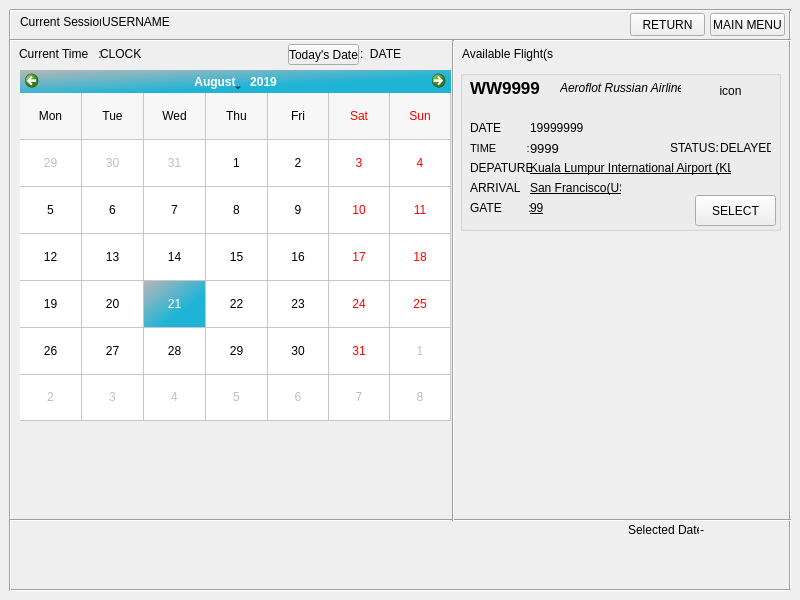
<?xml version="1.0" encoding="UTF-8"?>
<ui version="4.0">
 <class>Calendar</class>
 <widget class="QMainWindow" name="Calendar">
  <property name="geometry">
   <rect>
    <x>0</x>
    <y>0</y>
    <width>800</width>
    <height>600</height>
   </rect>
  </property>
  <property name="font">
   <font>
    <weight>50</weight>
    <bold>false</bold>
   </font>
  </property>
  <property name="windowTitle">
   <string>University Faclilities Management System (UFMS)</string>
  </property>
  <property name="documentMode">
   <bool>false</bool>
  </property>
  <widget class="QWidget" name="centralWidget">
   <widget class="QLabel" name="timedisplay">
    <property name="geometry">
     <rect>
      <x>100</x>
      <y>46</y>
      <width>111</width>
      <height>16</height>
     </rect>
    </property>
    <property name="text">
     <string>CLOCK</string>
    </property>
   </widget>
   <widget class="QCalendarWidget" name="calendarWidget">
    <property name="enabled">
     <bool>true</bool>
    </property>
    <property name="geometry">
     <rect>
      <x>20</x>
      <y>70</y>
      <width>431</width>
      <height>351</height>
     </rect>
    </property>
    <property name="font">
     <font>
      <weight>50</weight>
      <italic>false</italic>
      <bold>false</bold>
      <underline>false</underline>
     </font>
    </property>
    <property name="cursor">
     <cursorShape>PointingHandCursor</cursorShape>
    </property>
    <property name="acceptDrops">
     <bool>false</bool>
    </property>
    <property name="toolTip">
     <string>&lt;html&gt;&lt;head/&gt;&lt;body&gt;&lt;p&gt;&lt;br/&gt;&lt;/p&gt;&lt;/body&gt;&lt;/html&gt;</string>
    </property>
    <property name="whatsThis">
     <string/>
    </property>
    <property name="accessibleName">
     <string/>
    </property>
    <property name="autoFillBackground">
     <bool>true</bool>
    </property>
    <property name="styleSheet">
     <string notr="true">selection-background-color: qlineargradient(spread:pad, x1:0.624591, y1:0.647, x2:0, y2:0, stop:0 rgba(31, 180, 214, 255), stop:1 rgba(183, 183, 183, 255));


</string>
    </property>
    <property name="selectedDate">
     <date>
      <year>2019</year>
      <month>8</month>
      <day>21</day>
     </date>
    </property>
    <property name="minimumDate">
     <date>
      <year>2019</year>
      <month>1</month>
      <day>1</day>
     </date>
    </property>
    <property name="gridVisible">
     <bool>true</bool>
    </property>
    <property name="horizontalHeaderFormat">
     <enum>QCalendarWidget::ShortDayNames</enum>
    </property>
    <property name="verticalHeaderFormat">
     <enum>QCalendarWidget::NoVerticalHeader</enum>
    </property>
    <property name="navigationBarVisible">
     <bool>true</bool>
    </property>
    <property name="dateEditEnabled">
     <bool>true</bool>
    </property>
   </widget>
   <widget class="QLabel" name="userLabel">
    <property name="geometry">
     <rect>
      <x>20</x>
      <y>14</y>
      <width>81</width>
      <height>16</height>
     </rect>
    </property>
    <property name="text">
     <string>Current Session:</string>
    </property>
   </widget>
   <widget class="QLabel" name="datedisplay">
    <property name="geometry">
     <rect>
      <x>360</x>
      <y>46</y>
      <width>71</width>
      <height>16</height>
     </rect>
    </property>
    <property name="text">
     <string>:  DATE</string>
    </property>
   </widget>
   <widget class="QLabel" name="timecurrentLabel">
    <property name="geometry">
     <rect>
      <x>19</x>
      <y>46</y>
      <width>101</width>
      <height>16</height>
     </rect>
    </property>
    <property name="text">
     <string>Current Time   :</string>
    </property>
   </widget>
   <widget class="QPushButton" name="buttonmainmenu">
    <property name="geometry">
     <rect>
      <x>710</x>
      <y>13</y>
      <width>75</width>
      <height>23</height>
     </rect>
    </property>
    <property name="text">
     <string>MAIN MENU</string>
    </property>
    <property name="autoDefault">
     <bool>false</bool>
    </property>
    <property name="default">
     <bool>false</bool>
    </property>
    <property name="flat">
     <bool>false</bool>
    </property>
   </widget>
   <widget class="QLabel" name="dateselectLabel">
    <property name="geometry">
     <rect>
      <x>628</x>
      <y>522</y>
      <width>71</width>
      <height>16</height>
     </rect>
    </property>
    <property name="text">
     <string>Selected Date:</string>
    </property>
   </widget>
   <widget class="QLabel" name="dateselectedLabel">
    <property name="geometry">
     <rect>
      <x>700</x>
      <y>520</y>
      <width>91</width>
      <height>20</height>
     </rect>
    </property>
    <property name="text">
     <string>-</string>
    </property>
   </widget>
   <widget class="QPushButton" name="pushButton">
    <property name="geometry">
     <rect>
      <x>288</x>
      <y>44</y>
      <width>71</width>
      <height>21</height>
     </rect>
    </property>
    <property name="text">
     <string>Today's Date</string>
    </property>
   </widget>
   <widget class="Line" name="frame3">
    <property name="geometry">
     <rect>
      <x>780</x>
      <y>10</y>
      <width>20</width>
      <height>581</height>
     </rect>
    </property>
    <property name="orientation">
     <enum>Qt::Vertical</enum>
    </property>
   </widget>
   <widget class="Line" name="frame2">
    <property name="geometry">
     <rect>
      <x>10</x>
      <y>580</y>
      <width>781</width>
      <height>20</height>
     </rect>
    </property>
    <property name="orientation">
     <enum>Qt::Horizontal</enum>
    </property>
   </widget>
   <widget class="Line" name="frame1">
    <property name="geometry">
     <rect>
      <x>0</x>
      <y>10</y>
      <width>20</width>
      <height>581</height>
     </rect>
    </property>
    <property name="orientation">
     <enum>Qt::Vertical</enum>
    </property>
   </widget>
   <widget class="Line" name="frame4">
    <property name="geometry">
     <rect>
      <x>10</x>
      <y>0</y>
      <width>781</width>
      <height>20</height>
     </rect>
    </property>
    <property name="orientation">
     <enum>Qt::Horizontal</enum>
    </property>
   </widget>
   <widget class="QLabel" name="currentuser_lbl">
    <property name="geometry">
     <rect>
      <x>102</x>
      <y>14</y>
      <width>81</width>
      <height>16</height>
     </rect>
    </property>
    <property name="text">
     <string>USERNAME</string>
    </property>
   </widget>
   <widget class="Line" name="frame2_2">
    <property name="geometry">
     <rect>
      <x>10</x>
      <y>30</y>
      <width>781</width>
      <height>20</height>
     </rect>
    </property>
    <property name="orientation">
     <enum>Qt::Horizontal</enum>
    </property>
   </widget>
   <widget class="Line" name="frame2_3">
    <property name="geometry">
     <rect>
      <x>10</x>
      <y>510</y>
      <width>781</width>
      <height>20</height>
     </rect>
    </property>
    <property name="orientation">
     <enum>Qt::Horizontal</enum>
    </property>
   </widget>
   <widget class="Line" name="line">
    <property name="geometry">
     <rect>
      <x>443</x>
      <y>40</y>
      <width>20</width>
      <height>481</height>
     </rect>
    </property>
    <property name="orientation">
     <enum>Qt::Vertical</enum>
    </property>
   </widget>
   <widget class="QGroupBox" name="groupBox">
    <property name="geometry">
     <rect>
      <x>460</x>
      <y>70</y>
      <width>321</width>
      <height>161</height>
     </rect>
    </property>
    <property name="title">
     <string/>
    </property>
    <widget class="QLabel" name="regionlbl">
     <property name="geometry">
      <rect>
       <x>70</x>
       <y>110</y>
       <width>91</width>
       <height>16</height>
      </rect>
     </property>
     <property name="font">
      <font>
       <underline>true</underline>
      </font>
     </property>
     <property name="text">
      <string>San Francisco(US)</string>
     </property>
    </widget>
    <widget class="QLabel" name="flightnumlbl">
     <property name="geometry">
      <rect>
       <x>10</x>
       <y>10</y>
       <width>81</width>
       <height>16</height>
      </rect>
     </property>
     <property name="font">
      <font>
       <pointsize>13</pointsize>
       <weight>75</weight>
       <bold>true</bold>
      </font>
     </property>
     <property name="text">
      <string>WW9999</string>
     </property>
    </widget>
    <widget class="QLabel" name="airportlbl">
     <property name="geometry">
      <rect>
       <x>70</x>
       <y>90</y>
       <width>201</width>
       <height>16</height>
      </rect>
     </property>
     <property name="font">
      <font>
       <underline>true</underline>
      </font>
     </property>
     <property name="text">
      <string>Kuala Lumpur International Airport (KLIA)</string>
     </property>
    </widget>
    <widget class="QLabel" name="timelbl">
     <property name="geometry">
      <rect>
       <x>70</x>
       <y>70</y>
       <width>31</width>
       <height>16</height>
      </rect>
     </property>
     <property name="font">
      <font>
       <pointsize>10</pointsize>
      </font>
     </property>
     <property name="text">
      <string>9999</string>
     </property>
    </widget>
    <widget class="QLabel" name="airlinelbl">
     <property name="geometry">
      <rect>
       <x>100</x>
       <y>10</y>
       <width>121</width>
       <height>16</height>
      </rect>
     </property>
     <property name="font">
      <font>
       <italic>true</italic>
      </font>
     </property>
     <property name="text">
      <string>Aeroflot Russian Airlines</string>
     </property>
    </widget>
    <widget class="QLabel" name="flighticon">
     <property name="geometry">
      <rect>
       <x>230</x>
       <y>10</y>
       <width>81</width>
       <height>21</height>
      </rect>
     </property>
     <property name="text">
      <string>icon</string>
     </property>
     <property name="scaledContents">
      <bool>true</bool>
     </property>
     <property name="alignment">
      <set>Qt::AlignCenter</set>
     </property>
    </widget>
    <widget class="QLabel" name="gatenum">
     <property name="geometry">
      <rect>
       <x>70</x>
       <y>130</y>
       <width>16</width>
       <height>16</height>
      </rect>
     </property>
     <property name="font">
      <font>
       <underline>true</underline>
      </font>
     </property>
     <property name="text">
      <string>99</string>
     </property>
    </widget>
    <widget class="QLabel" name="status">
     <property name="geometry">
      <rect>
       <x>260</x>
       <y>70</y>
       <width>51</width>
       <height>16</height>
      </rect>
     </property>
     <property name="text">
      <string>DELAYED</string>
     </property>
    </widget>
    <widget class="QPushButton" name="btnflight">
     <property name="geometry">
      <rect>
       <x>235</x>
       <y>125</y>
       <width>81</width>
       <height>31</height>
      </rect>
     </property>
     <property name="text">
      <string>SELECT</string>
     </property>
    </widget>
    <widget class="QLabel" name="gatenumlbl">
     <property name="geometry">
      <rect>
       <x>10</x>
       <y>130</y>
       <width>61</width>
       <height>16</height>
      </rect>
     </property>
     <property name="text">
      <string>GATE        :</string>
     </property>
    </widget>
    <widget class="QLabel" name="regionlblname">
     <property name="geometry">
      <rect>
       <x>10</x>
       <y>110</y>
       <width>61</width>
       <height>16</height>
      </rect>
     </property>
     <property name="text">
      <string>ARRIVAL   :</string>
     </property>
    </widget>
    <widget class="QLabel" name="airportlblname">
     <property name="geometry">
      <rect>
       <x>10</x>
       <y>90</y>
       <width>61</width>
       <height>16</height>
      </rect>
     </property>
     <property name="text">
      <string>DEPATURE:</string>
     </property>
    </widget>
    <widget class="QLabel" name="timelblname">
     <property name="geometry">
      <rect>
       <x>10</x>
       <y>70</y>
       <width>61</width>
       <height>16</height>
      </rect>
     </property>
     <property name="font">
      <font>
       <pointsize>8</pointsize>
      </font>
     </property>
     <property name="text">
      <string>TIME          :</string>
     </property>
    </widget>
    <widget class="QLabel" name="statusname">
     <property name="geometry">
      <rect>
       <x>210</x>
       <y>70</y>
       <width>51</width>
       <height>16</height>
      </rect>
     </property>
     <property name="text">
      <string>STATUS:</string>
     </property>
    </widget>
    <widget class="QLabel" name="datetitle">
     <property name="geometry">
      <rect>
       <x>10</x>
       <y>50</y>
       <width>61</width>
       <height>16</height>
      </rect>
     </property>
     <property name="text">
      <string>DATE         :</string>
     </property>
    </widget>
    <widget class="QLabel" name="datelbl">
     <property name="geometry">
      <rect>
       <x>70</x>
       <y>48</y>
       <width>91</width>
       <height>20</height>
      </rect>
     </property>
     <property name="text">
      <string>19999999</string>
     </property>
    </widget>
   </widget>
   <widget class="QLabel" name="flightshow">
    <property name="geometry">
     <rect>
      <x>462</x>
      <y>46</y>
      <width>91</width>
      <height>16</height>
     </rect>
    </property>
    <property name="text">
     <string>Available Flight(s):</string>
    </property>
   </widget>
   <widget class="QPushButton" name="buttonreturn">
    <property name="geometry">
     <rect>
      <x>630</x>
      <y>13</y>
      <width>75</width>
      <height>23</height>
     </rect>
    </property>
    <property name="text">
     <string>RETURN</string>
    </property>
    <property name="autoDefault">
     <bool>false</bool>
    </property>
    <property name="default">
     <bool>false</bool>
    </property>
    <property name="flat">
     <bool>false</bool>
    </property>
   </widget>
   <zorder>timedisplay</zorder>
   <zorder>userLabel</zorder>
   <zorder>datedisplay</zorder>
   <zorder>timecurrentLabel</zorder>
   <zorder>buttonmainmenu</zorder>
   <zorder>dateselectLabel</zorder>
   <zorder>dateselectedLabel</zorder>
   <zorder>calendarWidget</zorder>
   <zorder>pushButton</zorder>
   <zorder>frame3</zorder>
   <zorder>frame2</zorder>
   <zorder>frame1</zorder>
   <zorder>frame4</zorder>
   <zorder>currentuser_lbl</zorder>
   <zorder>frame2_2</zorder>
   <zorder>frame2_3</zorder>
   <zorder>line</zorder>
   <zorder>groupBox</zorder>
   <zorder>flightshow</zorder>
   <zorder>buttonreturn</zorder>
  </widget>
 </widget>
 <layoutdefault spacing="6" margin="11"/>
 <resources/>
 <connections/>
</ui>
